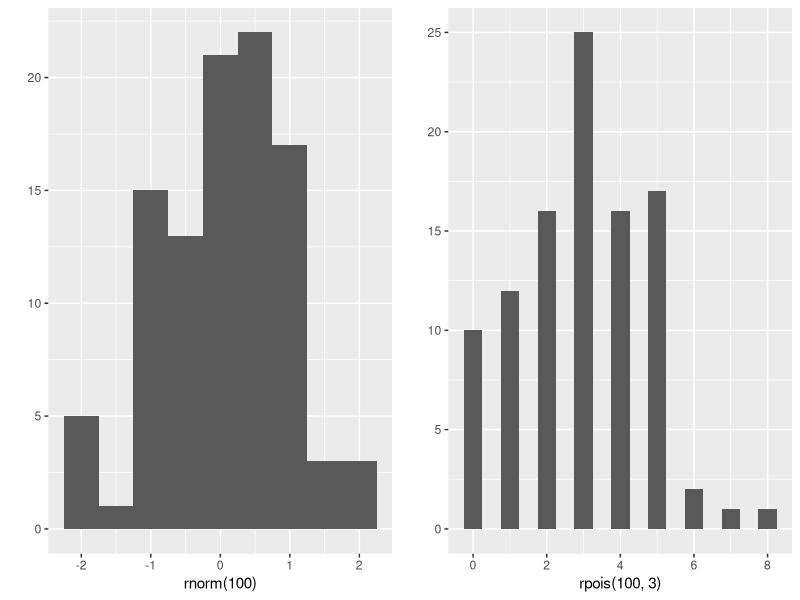

The R source for this figure: (Note: this script raises an error after producing the figure.)
# ggplot2 Notes
require(ggplot2)

# useful ggplot2 extensions or compatible packages
# - Publication ready plots https://github.com/kassambara/ggpubr
# - Composer of ggplots https://github.com/thomasp85/patchwork
# - A List of ggplot2 extensions http://www.ggplot2-exts.org/

# plot ggplots side by side
# source: http://stackoverflow.com/a/3935554
require(gridExtra)
plot1 <- qplot(rnorm(100), binwidth = 0.5)
plot2 <- qplot(rpois(100, 3), binwidth = 0.5)
grid.arrange(plot1, plot2, ncol = 2)

# change legend title
# source: http://stackoverflow.com/a/14622513
p <- ggplot(df, aes(x=rating, fill=cond)) +
            geom_density(alpha=.3) +
            xlab("NEW RATING TITLE") +
            ylab("NEW DENSITY TITLE")
p <- p + guides(fill=guide_legend(title="New Legend Title"))

# add annotation to side of plot
# source: http://stackoverflow.com/a/12417481/6873133

# increase size of points
# source: http://stackoverflow.com/a/9789895/6873133
dt <- data.frame(country = letters[1:20], val = rnorm(20), siz = rnorm(20))
qplot(x = country, y = val, data = dt, geom = "point", size = siz) +
    scale_size(range = c(2, 10))

# remove all of (x) axis labels
# remove everything, but can pick and choose which ones to keep
# source: https://stackoverflow.com/a/35090981/6873133
ggplot(data = diamonds, mapping = aes(x = clarity)) + geom_bar(aes(fill = cut))+
  theme(axis.title.x = element_blank(),
        axis.text.x = element_blank(),
        axis.ticks.x = element_blank())

# draw ellipses around scatterplot clusters
# default, 95% of data drawn around
# source: http://ggplot2.tidyverse.org/reference/stat_ellipse.html
faithpoint <- ggplot(faithful, aes(waiting, eruptions, color = eruptions > 3)) +
    geom_point() +
faithpoint + stat_ellipse()
faithpoint + stat_ellipse(level = 0.99)

# add table into plot with tableGrob
# source: https://stackoverflow.com/a/44121513/6873133
library(gridExtra)
mydata <- data.frame(a=1:50, b=rnorm(50))
mytable <- cbind(sites=c("site 1","site 2","site 3","site 4"), mydata[10:13,])
k <- ggplot(mydata,aes(x=a,y=b)) + 
  geom_point(colour="blue") + 
  geom_point(data=mydata[10:13, ], aes(x=a, y=b), colour="red", size=5) + 
  annotation_custom(tableGrob(mytable, rows=NULL), 
                    xmin=35, xmax=50, ymin=-2.5, ymax=-1)
